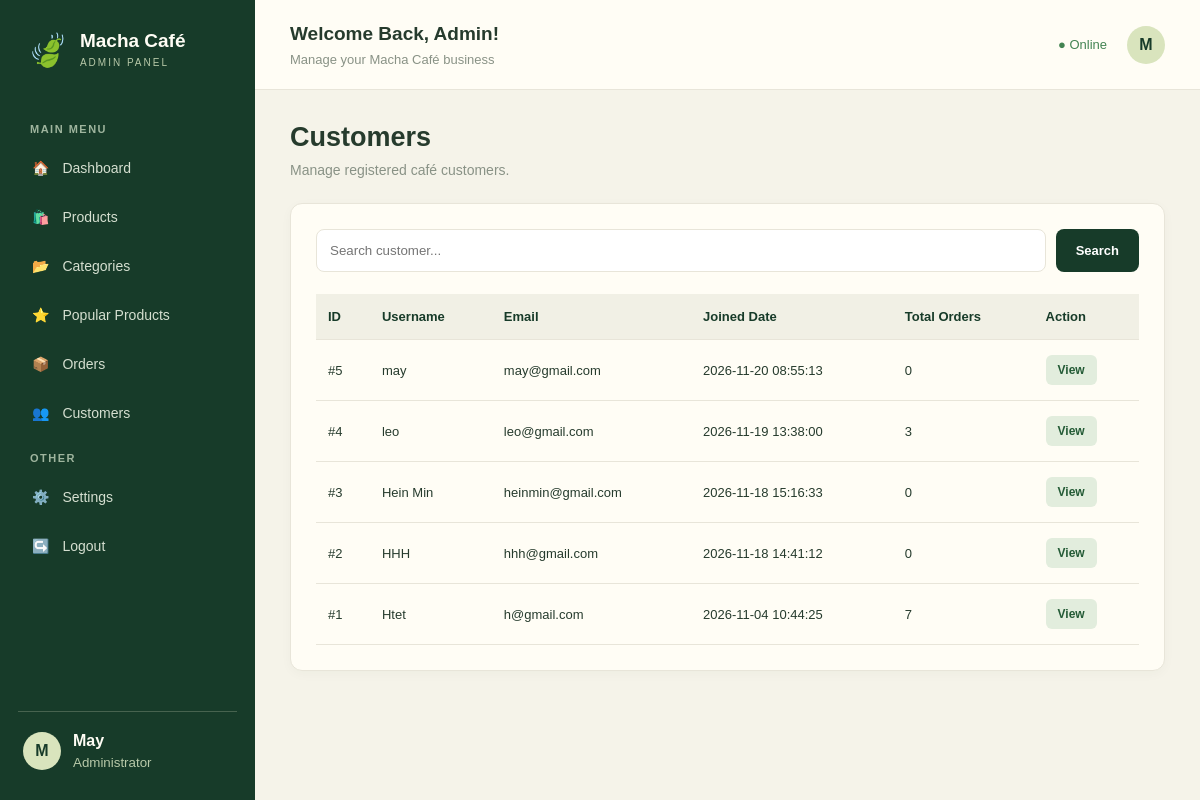
Page /admin/users.php (signed in) on the committed database.
### tables this page shows
CREATE TABLE `users` (
  `id` int(11) NOT NULL,
  `user_name` varchar(255) NOT NULL,
  `email` varchar(255) NOT NULL,
  `password` varchar(255) NOT NULL,
  `created_at` timestamp NOT NULL DEFAULT current_timestamp() ON UPDATE current_timestamp()
);

### admin/users.php (the view, shortened to what this page needs)
<?php
include('../connection.php');
$search = mysqli_real_escape_string(
    $conn,
    $_GET['search'] ?? ''
);
$users = mysqli_query($conn, "
    SELECT u.*,
    (SELECT COUNT(*) FROM orders o WHERE o.user_id=u.id) AS total_orders
    FROM users u
    WHERE u.user_name LIKE '%$search%'
       OR u.email LIKE '%$search%'
    ORDER BY u.id DESC
");
?>
<!DOCTYPE html>
<html lang="en">
<head>
    <link rel="stylesheet" href="../css/admin.css">
</head>
<body>
    <div class="admin-layout">
        <?php include('sidebar.php'); ?>
        <main class="main-content">
            <?php include('header.php'); ?>
            <section class="content">
                <div class="page-heading">
                    <h1>Customers</h1>
                    <p>Manage registered café customers.</p>
                </div>
                <div class="section-card">
                    <form method="GET" class="search-form">
                        <input type="search" name="search"
                            placeholder="Search customer..."
                            value="<?= htmlspecialchars($search) ?>">
                        <button class="primary-btn">Search</button>
                    </form>
                    <div class="table-responsive">
                        <table class="admin-table">
                            <thead>
                                <tr>
                                    <th>ID</th>
                                    <th>Username</th>
                                    <th>Email</th>
                                    <th>Joined Date</th>
                                    <th>Total Orders</th>
                                    <th>Action</th>
                                </tr>
                            </thead>
                            <tbody>
                                <?php if (mysqli_num_rows($users) > 0) { ?>
                                    <?php while ($row = mysqli_fetch_assoc($users)) { ?>
                                        <tr>
                                            <td>#<?= $row['id'] ?></td>
                                            <td><?= htmlspecialchars($row['user_name']) ?></td>
                                            <td><?= htmlspecialchars($row['email']) ?></td>
                                            <td><?= htmlspecialchars($row['created_at']) ?></td>
                                            <td><?= $row['total_orders'] ?></td>
                                            <td>
                                                <a href="user_detail.php?id=<?= $row['id'] ?>"
                                                    class="edit-btn">View</a>
                                            </td>
                                        </tr>
                                    <?php } ?>
                                <?php } else { ?>
                                    <tr>
                                        <td colspan="6" class="empty-row">No Customers Found</td>
                                    </tr>
                                <?php } ?>
                            </tbody>
                        </table>
                    </div>
                </div>
            </section>
        </main>
    </div>
</body>
</html>

### css/admin.css (style rules this page uses)
:root { --green: #173b29; --green-light: #315b40; --green-soft: #e5eddf; --cream: #f5f3e9; --white: #fffdf5; --text: #263b2d; --muted: #899286; --border: #e8e5d9; --red: #a33b30; }
* { margin: 0; padding: 0; box-sizing: border-box; }
body { font-family: Arial, sans-serif; background: var(--cream); color: var(--text); }
a { text-decoration: none; color: inherit; }
button, input, select { font-family: inherit; }
button { cursor: pointer; }
.admin-layout { display: flex; min-height: 100vh; }
.main-content { width: calc(100% - 255px); margin-left: 255px; min-width: 0; }
.content { padding: 32px 35px; width: 100%; }
.page-heading { margin-bottom: 25px; }
.page-heading h1 { font-size: 27px; margin-bottom: 9px; }
.page-heading p { font-size: 14px; color: var(--muted); }
.primary-btn { display: inline-flex; justify-content: center; align-items: center; padding: 13px 20px; border: none; border-radius: 8px; background: var(--green); color: white; font-size: 13px; font-weight: bold; transition: .2s; }
.edit-btn, .delete-btn { display: inline-block; border: none; padding: 8px 12px; border-radius: 6px; font-size: 12px; font-weight: bold; }
.edit-btn { background: #e2eddd; color: #245b36; }
.section-card { background: var(--white); border: 1px solid var(--border); border-radius: 12px; padding: 25px; margin-bottom: 23px; box-shadow: 0 3px 12px rgba(20, 50, 30, .03); }
.table-responsive { width: 100%; overflow-x: auto; }
.admin-table { width: 100%; min-width: 650px; border-collapse: collapse; }
.admin-table th, .admin-table td { padding: 15px 12px; text-align: left; border-bottom: 1px solid var(--border); font-size: 13px; white-space: nowrap; }
.admin-table th { background: #f1f0e5; color: var(--green); font-weight: bold; }
.search-form { display: flex; gap: 10px; margin-bottom: 22px; }
.search-form input, .popular-form select { flex: 1; min-width: 0; padding: 13px; border: 1px solid var(--border); border-radius: 8px; outline: none; background: white; }

### rows in the picture
users: id "5", user_name "may", email "may@gmail.com", created_at "2026-11-20 08:55:13", total_orders "0"
users: id "4", user_name "leo", email "leo@gmail.com", created_at "2026-11-19 13:38:00", total_orders "3"
users: id "3", user_name "Hein Min", email "heinmin@gmail.com", created_at "2026-11-18 15:16:33", total_orders "0"
users: id "2", user_name "HHH", email "hhh@gmail.com", created_at "2026-11-18 14:41:12", total_orders "0"
users: id "1", user_name "Htet", email "h@gmail.com", created_at "2026-11-04 10:44:25", total_orders "7"

### other values in the picture
substr($_SESSION['admin_name'], 0, 1) "M"
$_SESSION['admin_name'] "May"
